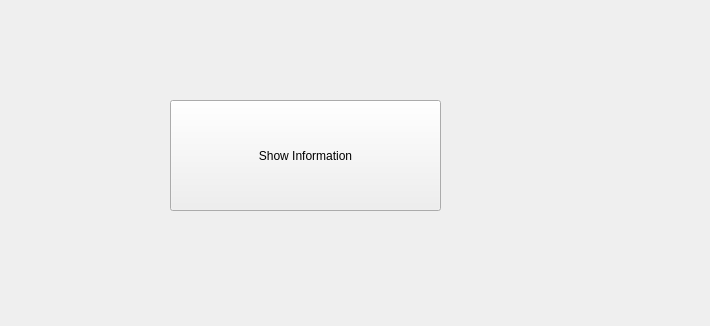
<?xml version="1.0" encoding="UTF-8"?>
<ui version="4.0">
 <class>Widget</class>
 <widget class="QWidget" name="Widget">
  <property name="geometry">
   <rect>
    <x>0</x>
    <y>0</y>
    <width>710</width>
    <height>326</height>
   </rect>
  </property>
  <property name="windowTitle">
   <string>Widget</string>
  </property>
  <widget class="QPushButton" name="ShowInformationpushButton">
   <property name="geometry">
    <rect>
     <x>170</x>
     <y>100</y>
     <width>271</width>
     <height>111</height>
    </rect>
   </property>
   <property name="text">
    <string>Show Information</string>
   </property>
  </widget>
 </widget>
 <resources/>
 <connections/>
</ui>
